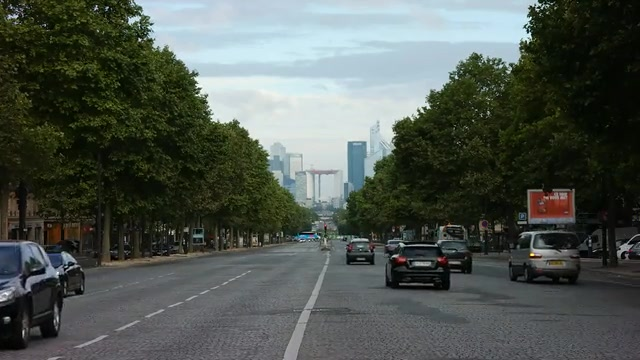
#> input picture Paris/100Frame/Paris 090.jpg, 640 x 360 px
$ python Optical_Flow.py
#> lines starting #> are read from the running program, lines starting #| are printed output that depends on the picture
### image_functions.py
import numpy as np
from PIL import Image


def down_scale(img, r):
    return img.resize((int(img.width / r), int(img.height / r)))


def get_grayscale(img):
    gray_img = np.zeros((img.shape[0], img.shape[1]))
    for y in range(img.shape[0]):
        for x in range(img.shape[1]):
            gray_img[y][x] = 0.299 * img[y][x][0] + 0.587 * img[y][x][1] + 0.114 * img[y][x][2]
    return gray_img


def add_padding(img, padding_size):
    shape = list(img.shape)
    shape[0] += padding_size * 2
    shape[1] += padding_size * 2
    pixel_padding = np.zeros(shape)
    pixel_padding[padding_size:-padding_size, padding_size:-padding_size] = img
    return pixel_padding


def get_derivative(img):
    padding_img = add_padding(img, 1)
    derivative = np.zeros((img.shape[0], img.shape[1], 2))

    for y in range(1, padding_img.shape[0] - 1):
        for x in range(1, padding_img.shape[1] - 1):
            derivative[y - 1][x - 1] = [padding_img[y + 1][x + 0] - padding_img[y - 1][x + 0],
                                        padding_img[y + 0][x + 1] - padding_img[y + 0][x - 1]]
    return derivative


def window_slice(img, location, neighbor_distance):
    padding_img = add_padding(img, neighbor_distance)

    window = padding_img[location[0]: location[0] + 2 * neighbor_distance + 1,
                         location[1]: location[1] + 2 * neighbor_distance + 1]
    return window


# AX = B
def least_squares_approximation(A, B):
    if np.linalg.det(A.T @ A):
        return np.linalg.inv(A.T @ A) @ A.T @ B
    else:
        return np.array([[0], [0]])


def corner_Harris(grayscale_image, neighbor_distance, threshold):
    corner_location = []
    yx_derivative_image = get_derivative(grayscale_image)

    for y in range(grayscale_image.shape[0]):
        for x in range(grayscale_image.shape[1]):
            window_yx_derivative = window_slice(yx_derivative_image, [y, x], neighbor_distance)
            vector_dy_dx = window_yx_derivative.reshape((2 * neighbor_distance + 1) ** 2, 2)
            structure_tensor = sum([np.array([[ix * ix, ix * iy],
                                              [iy * ix, iy * iy]]) for iy, ix in vector_dy_dx])

            if min(np.linalg.eigvals(structure_tensor)) > threshold:
                corner_location.append([y, x])

    return corner_location


def get_image_name_from_video(video_name, frame):
    return ['%s/%dFrame/%s %03d.jpg' % (video_name, frame, video_name, x + 1) for x in range(frame)]


def get_image_array(img_name_array, downscale=1):
    return [np.array(down_scale(Image.open(x), downscale)) for x in img_name_array]

### Optical_Flow.py
import matplotlib.pyplot as plt
import matplotlib.patches as patches
from image_functions import *


class OpticalFlow:
    def __init__(self, img_array, neighbor_distance=1,
                 corner_neighbor_distance=1, corner_threshold=5000):
        self.image_array = img_array
        self.neighbor_distance = neighbor_distance
        self.corner_neighbor_distance = corner_neighbor_distance
        self.corner_threshold = corner_threshold

        self.flow = np.zeros((len(self.image_array) - 1, self.image_array[0].shape[0], self.image_array[0].shape[1], 2))

    def calculate_optical_flow(self):
        grayscale_image_next = get_grayscale(self.image_array[-1])

        for index, image in enumerate(self.image_array[-2::-1]):
            # Gray Scaling & Add Padding
            grayscale_image = get_grayscale(image)
            yx_derivative_image = get_derivative(grayscale_image)
            t_derivative_image = grayscale_image_next - grayscale_image

            # # For each pixel
            # for y in range(grayscale_image.shape[0]):
            #     for x in range(grayscale_image.shape[1]):

            # For each corner
            corner = corner_Harris(grayscale_image, self.corner_neighbor_distance, self.corner_threshold)
            for y, x in corner:
                # Window Slicing & Calculate Derivative
                window_yx_derivative = window_slice(yx_derivative_image, [y, x], self.neighbor_distance)
                window_t_derivative = window_slice(t_derivative_image, [y, x], self.neighbor_distance)

                # Approximating for Optimized result
                window_size = (2 * self.neighbor_distance + 1) ** 2
                vector_dy_dx = window_yx_derivative.reshape(window_size, 2)
                vector_dt = window_t_derivative.reshape(window_size, 1)
                optimized_v = least_squares_approximation(vector_dy_dx, -vector_dt)

                # Save optimized (v, u) at flow matrix
                self.flow[-index][y][x] = optimized_v.reshape(2)

            # Save current pixel values for next loop
            grayscale_image_next = grayscale_image
            print("Calculating Optical Flow - (%d/%d)Frame" % (index + 2, len(self.image_array)))

        return self.flow

    def display_flow(self):
        plt.style.use('default')
        fig, ax = plt.subplots()
        plt.axis([0, self.flow.shape[2], 0, self.flow.shape[1]])
        for frame_num in range(self.flow.shape[0]):
            for y in range(self.flow.shape[1]):
                for x in range(self.flow.shape[2]):
                    ax.add_patch(
                        patches.Arrow(
                            x, y,
                            self.flow[frame_num][y][x][1], self.flow[frame_num][y][x][0],
                            width=0.3,
                            edgecolor='deeppink',
                            facecolor='white'
                        ))
        plt.gca().invert_yaxis()
        plt.imshow(self.image_array[0])
        return 0


def main():
    video_name = 'Paris'
    frame = 200
    # img_name_array = get_image_name_from_video(video_name, frame)
    img_name_array = ['Paris/100Frame/Paris 090.jpg', 'Paris/100Frame/Paris 091.jpg']
    image_array = get_image_array(img_name_array, downscale=4)
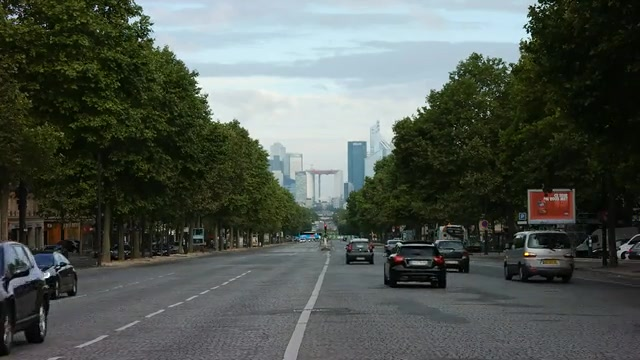
#> input picture Paris/100Frame/Paris 091.jpg, 640 x 360 px
#> call 2 of down_scale, with r = 4
#> in down_scale (call 2), `return img.resize((int(img.width / r), int(img.height / r)))`:
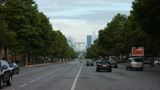
#> returned value: PIL image 160x90 RGB; mean R, G, B 79.6, 86.8, 80.2
#> image_array = 2 items

    optical_flow = OpticalFlow(image_array,
                               neighbor_distance=2,
                               corner_neighbor_distance=1,
                               corner_threshold=1000)
    optical_flow.calculate_optical_flow()
#> after the loop in get_grayscale, `for y in range(img.shape[0]):`:
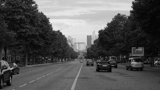
#> gray_img: shape (90, 160) float64; min 0, max 241, mean 83.9
#> the loop in calculate_optical_flow, `for index, image in enumerate(self.image_array[-2::-1]):` made 1 pass
#| Calculating Optical Flow - (2/2)Frame
#> pass 1, in calculate_optical_flow, `grayscale_image = get_grayscale(image)`:
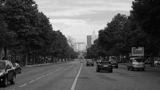
#> grayscale_image: shape (90, 160) float64; min 0.701, max 240.4, mean 83.8
#> pass 1, in calculate_optical_flow, `t_derivative_image = grayscale_image_next - grayscale_image`:
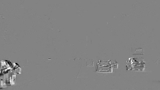
#> t_derivative_image: shape (90, 160) float64; min -128.7, max 121.2, mean 0; drawn with min black and max white
#> pass 1, in window_slice (call 14402), `padding_img = add_padding(img, neighbor_distance)`:
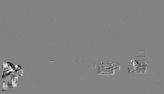
#> padding_img: shape (94, 164) float64; min -128.7, max 121.2, mean 0; drawn with min black and max white
    optical_flow.display_flow()
    plt.show()
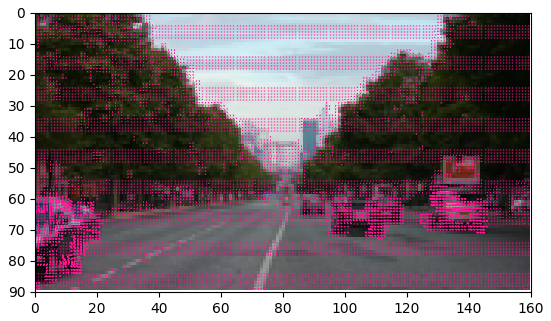
#> figure drawn by matplotlib, 1 panel


if __name__ == '__main__':
    main()
